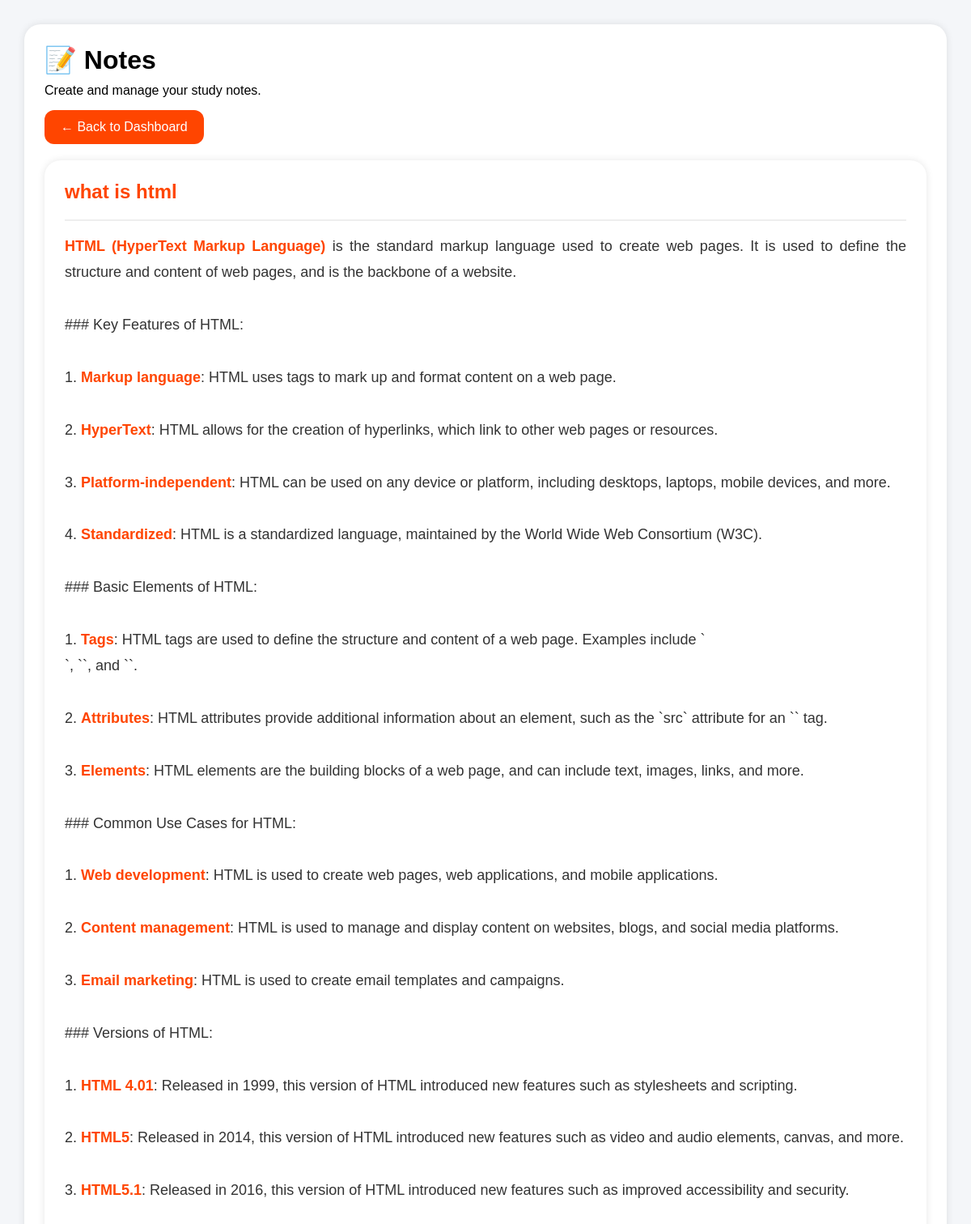
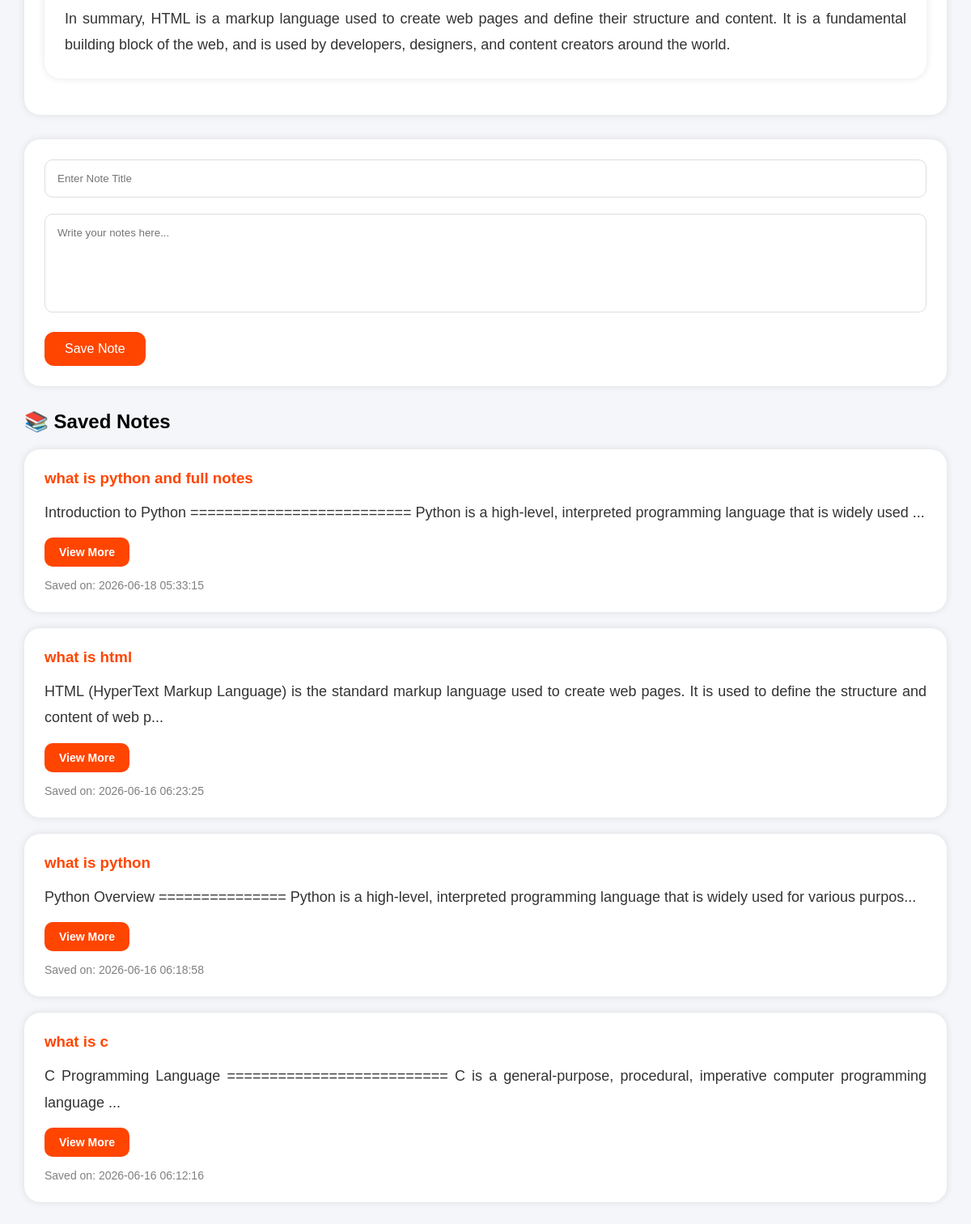
Screenshot of /notes.php?id=3 with the database file from the repository (2 pictures, top to bottom).
### tables this page shows
CREATE TABLE `notes` (
  `id` int(11) NOT NULL,
  `title` varchar(255) NOT NULL,
  `content` longtext NOT NULL,
  `created_at` timestamp NOT NULL DEFAULT current_timestamp()
);

### notes.php (the view, shortened to what this page needs)
<?php
include "backend/config.php";
$selected_note = null;
if(isset($_GET['id']))
{
    $id = (int)$_GET['id'];
    $note_result = mysqli_query(
        $conn,
        "SELECT * FROM notes
         WHERE id = $id"
    );
    if(mysqli_num_rows($note_result) > 0)
    {
        $selected_note = mysqli_fetch_assoc($note_result);
    }
}
$result = mysqli_query(
    $conn,
    "SELECT * FROM notes
     ORDER BY id DESC"
);
?>
<!DOCTYPE html>
<html>
<head>
</head>
<body>
<div class="container">
        <div class="header">
        <h1>📝 Notes</h1>
        <p>
            Create and manage your study notes.
        </p>
        <a href="dashboard.php" class="back-btn">
            ← Back to Dashboard
        </a>
        <?php
        if($selected_note)
        {
        ?>
            <div class="selected-note">
                <h2>
                    <?php
                    echo htmlspecialchars(
                        $selected_note['title']
                    );
                    ?>
                </h2>
                <hr style="
                    margin:15px 0;
                    border:1px solid #eee;
                ">
                <p>
                    <?php
                    $content = $selected_note['content'];
$content = str_replace(
    array("<br>", "<br/>", "<br />"),
    "\n",
    $content
);
$content = preg_replace('/={3,}/', '', $content);
$content = preg_replace('/-{3,}/', '', $content);
$content = preg_replace("/\n\s*\n\s*\n+/", "\n\n", $content);
$content = preg_replace(
    '/\*\*(.*?)\*\*/',
    '<strong>$1</strong>',
    $content
);
echo nl2br(trim($content));
                    ?>
                </p>
            </div>
        <?php
        }
        ?>
    </div>
    <div class="form-box">
        <form
            action="backend/add_note.php"
            method="POST"
        >
            <input
                type="text"
                name="title"
                placeholder="Enter Note Title"
                required
            >
            <textarea
                name="content"
                rows="6"
                placeholder="Write your notes here..."
                required
            ></textarea>
            <button
                type="submit"
                name="save"
            >
                Save Note
            </button>
        </form>
    </div>
    <h2 class="notes-title">
        📚 Saved Notes
    </h2>
    <?php while($row = mysqli_fetch_assoc($result)) { ?>
    <div class="note-card">
        <h3>
            <?php
            echo htmlspecialchars(
                $row['title']
            );
            ?>
        </h3>
        <p>
            <?php
            $preview = $row['content'];
            if(strlen($preview) > 150)
            {
                $preview = substr(
                    $preview,
                    0,
                    150
                ) . "...";
            }
            $preview = str_replace(
                array(
                    "<br>",
                    "<br/>",
                    "<br />"
                ),
                " ",
                $preview
            );
            $preview = preg_replace(
                '/\*\*(.*?)\*\*/',
                '$1',
                $preview
            );
            echo htmlspecialchars($preview);
            ?>
        </p>
        <?php
        if(strlen($row['content']) > 150)
        {
        ?>
            <a
                href="notes.php?id=<?php echo $row['id']; ?>"
                class="view-btn"
            >
                View More
            </a>
        <?php
        }
        ?>
        <div class="date">
            Saved on:
            <?php echo $row['created_at']; ?>
        </div>
    </div>
<?php } ?>
</div>
</body>
</html>

### notes.php (style rules this page uses)
* { margin:0; padding:0; box-sizing:border-box; font-family:Arial, Helvetica, sans-serif; }
body { background:#f4f6f9; padding:30px; }
.container { max-width:1200px; margin:auto; }
.header { background:white; padding:25px; border-radius:20px; box-shadow:0 0 10px rgba(0,0,0,0.1); margin-bottom:30px; }
.header h1 { margin-bottom:10px; }
.back-btn { display:inline-block; background:orangered; color:white; text-decoration:none; padding:12px 20px; border-radius:12px; margin-top:15px; }
.form-box { background:white; padding:25px; border-radius:20px; box-shadow:0 0 10px rgba(0,0,0,0.1); margin-bottom:30px; }
input[type=text] { width:100%; padding:15px; border:1px solid #ddd; border-radius:10px; margin-bottom:20px; }
textarea { width:100%; padding:15px; border:1px solid #ddd; border-radius:10px; resize:none; margin-bottom:20px; }
button { background:orangered; color:white; border:none; padding:12px 25px; border-radius:12px; cursor:pointer; font-size:16px; }
.notes-title { margin-bottom:20px; }
.note-card { background:white; padding:25px; border-radius:20px; box-shadow:0 0 10px rgba(0,0,0,0.1); margin-bottom:20px; }
.note-card h3 { margin-bottom:15px; color:orangered; }
.note-card p, .selected-note p { font-size:18px; line-height:1.8; color:#333; white-space:normal; text-align:justify; }
.note-card strong, .selected-note strong { color:orangered; font-weight:bold; }
.date { color:gray; margin-top:15px; font-size:14px; }
.view-btn { display:inline-block; background:orangered; color:white; text-decoration:none; padding:10px 18px; border-radius:10px; margin-top:15px; font-size:14px; font-weight:bold; }
.selected-note { background:white; padding:25px; border-radius:20px; box-shadow:0 0 10px rgba(0,0,0,0.1); margin-top:20px; margin-bottom:20px; }
.selected-note h2 { color:orangered; margin-bottom:20px; }

### rows the page displays
notes: title "what is html", content "HTML (HyperText Markup Language) is the standard markup language used to create web pages. It is used to define the structure and content of web pages, and is the backbone of a website. ### Key Features of HTML: 1. Markup language : HTML uses tags to mark up and format content on a web page. 2. HyperText : HTML allows for the creation of hyperlinks, which link to other web pages or resources. 3. Platform-independent : HTML can be used on any device or platform, including desktops, laptops, mobile devices, and more. 4. Standardized : HTML is a standardized language, maintained by the World Wide Web Consortium (W3C). ### Basic Elements of HTML: 1. Tags : HTML tags are used to define the…", content "HTML (HyperText Markup Language) is the standard markup language used to create web pages. It is used to define the structure and content of web p...", created_at "2026-06-16 06:23:25"
notes: title "what is python and full notes", content "Introduction to Python ========================== Python is a high-level, interpreted programming language that is widely used ...", created_at "2026-06-18 05:33:15"
notes: title "what is python", content "Python Overview =============== Python is a high-level, interpreted programming language that is widely used for various purpos...", created_at "2026-06-16 06:18:58"
notes: title "what is c", content "C Programming Language ========================== C is a general-purpose, procedural, imperative computer programming language ...", created_at "2026-06-16 06:12:16"
